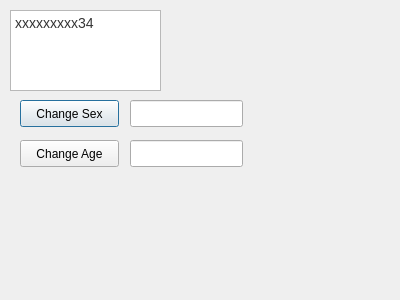
<?xml version="1.0" encoding="UTF-8"?>
<ui version="4.0">
 <class>sansDialog</class>
 <widget class="QDialog" name="sansDialog">
  <property name="geometry">
   <rect>
    <x>0</x>
    <y>0</y>
    <width>400</width>
    <height>300</height>
   </rect>
  </property>
  <property name="windowTitle">
   <string>Dialog</string>
  </property>
  <widget class="QTextEdit" name="te2">
   <property name="geometry">
    <rect>
     <x>10</x>
     <y>10</y>
     <width>151</width>
     <height>81</height>
    </rect>
   </property>
   <property name="html">
    <string>&lt;!DOCTYPE HTML PUBLIC &quot;-//W3C//DTD HTML 4.0//EN&quot; &quot;http://www.w3.org/TR/REC-html40/strict.dtd&quot;&gt;
&lt;html&gt;&lt;head&gt;&lt;meta name=&quot;qrichtext&quot; content=&quot;1&quot; /&gt;&lt;style type=&quot;text/css&quot;&gt;
p, li { white-space: pre-wrap; }
&lt;/style&gt;&lt;/head&gt;&lt;body style=&quot; font-family:'Ubuntu'; font-size:11pt; font-weight:400; font-style:normal;&quot;&gt;
&lt;p style=&quot; margin-top:0px; margin-bottom:0px; margin-left:0px; margin-right:0px; -qt-block-indent:0; text-indent:0px;&quot;&gt;&lt;span style=&quot; font-family:'Arial'; font-size:14px; color:#333333; background-color:#ffffff;&quot;&gt;xxxxxxxxx34&lt;/span&gt;&lt;/p&gt;&lt;/body&gt;&lt;/html&gt;</string>
   </property>
  </widget>
  <widget class="QLineEdit" name="lesex">
   <property name="geometry">
    <rect>
     <x>130</x>
     <y>100</y>
     <width>113</width>
     <height>27</height>
    </rect>
   </property>
  </widget>
  <widget class="QPushButton" name="psex">
   <property name="geometry">
    <rect>
     <x>20</x>
     <y>100</y>
     <width>99</width>
     <height>27</height>
    </rect>
   </property>
   <property name="text">
    <string>Change Sex</string>
   </property>
  </widget>
  <widget class="QPushButton" name="page">
   <property name="geometry">
    <rect>
     <x>20</x>
     <y>140</y>
     <width>99</width>
     <height>27</height>
    </rect>
   </property>
   <property name="text">
    <string>Change Age</string>
   </property>
  </widget>
  <widget class="QLineEdit" name="leage">
   <property name="geometry">
    <rect>
     <x>130</x>
     <y>140</y>
     <width>113</width>
     <height>27</height>
    </rect>
   </property>
  </widget>
 </widget>
 <resources/>
 <connections/>
</ui>
